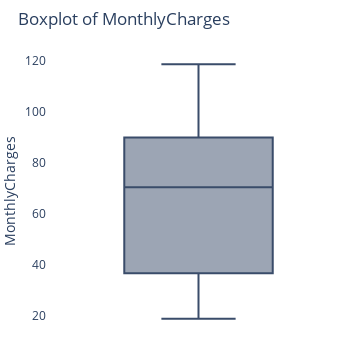

Here is the notebook cell this chart was saved with:
### Markdown cell above
Tenure have no outliers. With maximum value of 72 and 0 as the minimum Tenure.

### Code cell
# Create boxplot for MonthlyCharges
fig_box = px.box(df, y='MonthlyCharges', title='Boxplot of MonthlyCharges', color_discrete_sequence=['#3A4C6A'])

fig_box.update_layout(
    autosize=False,
    width=350,
    height=350,
    margin=dict(
        l=0,
        r=0,
        b=0,
        t=50,
        pad=0
    ),
    plot_bgcolor='white',
    showlegend=False
)

### Figure 1 — Plotly figure (JSON) as saved in the notebook; plotly's stock layout.template omitted (floating-point values rounded to 4 significant figures; data arrays with more than 128 entries replaced by an {"elided": "..."} marker saying what was removed)
{"data": [{"alignmentgroup": "True", "hovertemplate": "MonthlyCharges=%{y}<extra></extra>", "legendgroup": "", "marker": {"color": "#3A4C6A"}, "name": "", "notched": false, "offsetgroup": "", "orientation": "v", "showlegend": false, "type": "box", "x0": " ", "xaxis": "x", "y": {"elided": "4930 float values"}, "y0": " ", "yaxis": "y"}], "layout": {"autosize": false, "boxmode": "group", "height": 350, "legend": {"tracegroupgap": 0}, "margin": {"b": 0, "l": 0, "pad": 0, "r": 0, "t": 50}, "plot_bgcolor": "white", "showlegend": false, "title": {"text": "Boxplot of MonthlyCharges"}, "width": 350, "xaxis": {"anchor": "y", "domain": [0, 1]}, "yaxis": {"anchor": "x", "domain": [0, 1], "title": {"text": "MonthlyCharges"}}}}
